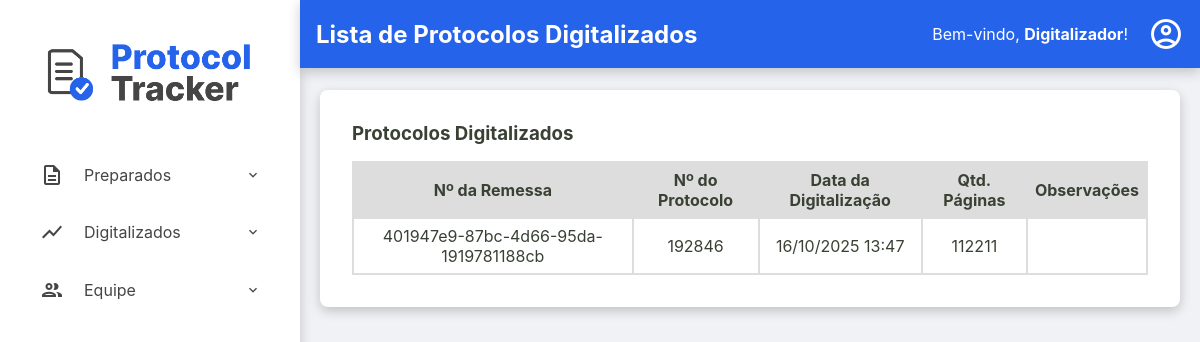
The page /digitalizadores/digitalizados (signed in) on the database its author committed.
### tables this page shows
CREATE TABLE usuarios (
    id INTEGER PRIMARY KEY AUTOINCREMENT,
    nome TEXT NOT NULL,
    email TEXT NOT NULL UNIQUE,
    cpf TEXT NOT NULL UNIQUE,
    hash_senha TEXT NOT NULL,
    permissao TEXT NOT NULL,
    data_criacao TEXT NOT NULL DEFAULT CURRENT_TIMESTAMP,
    status INTEGER NOT NULL DEFAULT 1
  );

CREATE TABLE protocolos (
    id TEXT PRIMARY KEY,
    id_remessa TEXT NOT NULL,
    numero_protocolo TEXT NOT NULL UNIQUE,
    data_preparacao TEXT NULL,
    id_preparador INTEGER NULL,
    data_digitalizacao TEXT NULL,
    id_digitalizador INTEGER NULL,
    status TEXT NOT NULL DEFAULT 'RECEBIDO',
    quantidade_paginas INTEGER NULL CHECK (quantidade_paginas >= 0),
    observacoes TEXT NULL,
    FOREIGN KEY (id_remessa) REFERENCES remessas (id),
    FOREIGN KEY (id_preparador) REFERENCES usuarios (id),
    FOREIGN KEY (id_digitalizador) REFERENCES usuarios (id)
  );

### src/Controller/ProtocoloController.php (called while the page is built, shortened)
<?php
class ProtocoloController
{
    private ?Usuario $usuario_logado = null;
    public function __construct(
        private ProtocoloRepository $protocoloRepository,
        private ProtocoloService $protocoloService,
        private UsuarioRepository $usuarioRepository,
        private RemessaRepository $remessaRepository,
        private DashboardService $dashboardService
    ) {
        $id_usuario = $_SESSION['usuario_logado_id'] ?? null;
        if ($id_usuario) {
            $this->usuario_logado = $this->usuarioRepository->findById($id_usuario);
        }
    }
    public function digitalizadores_listaDigitalizados()
    {
        try {
            $listaProtocolosDigitalizados = $this->protocoloRepository->findByStatus('DIGITALIZADO');
            $titulo_da_pagina = "Lista de Protocolos Digitalizados";
            $usuario_logado = $this->usuario_logado;
            require __DIR__ . '/../../templates/digitalizadores/digitalizados.php';
        } catch (Exception $e) {
            $this->home($e->getMessage());
        }
    }
}

### src/Repository/UsuarioRepository.php (called while the page is built, shortened)
<?php
class UsuarioRepository implements UsuarioRepositoryInterface
{
    private PDO $connection;
    public function __construct(PDO $connection)
    {
        $this->connection = $connection;
    }
    public function findById(int $id): ?Usuario
    {
        $sqlQuery = "SELECT * FROM usuarios WHERE id = :id;";
        $stmt = $this->connection->prepare($sqlQuery);
        $stmt->bindValue(':id', $id);
        $stmt->execute();
        $dadosUsuario = $stmt->fetch();
        return Usuario::fromArray($dadosUsuario);
    }
}

### src/Model/Usuario.php (called while the page is built, shortened)
<?php
class Usuario {
    public function getNome(): string { return $this->nome; }
    public static function fromArray(array $array): self
    {
        try {
            $data_criacao = isset($array['data_criacao']) ? new DateTimeImmutable($array['data_criacao']) : null;
        } catch (Exception $e) {
            throw new Exception("Falha ao criar data");
        }
        return new self(
            (int) $array['id'],
            $array['nome'],
            $array['email'],
            $array['cpf'],
            $array['hash_senha'],
            $array['permissao'],
            $data_criacao,
            (bool) $array['status']
        );
    }
}

### src/Controller/Admin/RemessaController.php (called while the page is built, shortened)
<?php
class RemessaController
{
    public function __construct(
        private RemessaRepository $remessaRepository,
        private RemessaService $remessaService,
        private ProtocoloRepository $protocoloRepository,
        private ProtocoloService $protocoloService,
        private UsuarioRepository $usuarioRepository,
        private DashboardService $dashboardService,
        private UsuarioService $usuarioService
    ) {
        $id_usuario = $_SESSION['usuario_logado_id'] ?? null;
        if ($id_usuario) {
            $this->usuario_logado = $this->usuarioRepository->findById($id_usuario);
        }
    }
}

### src/Repository/ProtocoloRepository.php (called while the page is built, shortened)
<?php
class ProtocoloRepository implements ProtocoloRepositoryInterface
{
    private PDO $connection;
    public function __construct(PDO $connection)
    {
        $this->connection = $connection;
    }
    public function findByStatus(string $status): array
    {
        $sqlQuery = "SELECT * FROM protocolos WHERE status = :status;";
        $stmt = $this->connection->prepare($sqlQuery);
        $stmt->bindValue(':status', $status);
        $stmt->execute();
        return $this->hidrataLista($stmt);
    }
    private function hidrataLista(PDOStatement $stmt): array
    {
        $listaDeProtocolos = [];
        while($dadosProtocolo = $stmt->fetch()){
            $listaDeProtocolos[] = Protocolo::fromArray($dadosProtocolo);
        }
        return $listaDeProtocolos;
    }
}

### src/Model/Protocolo.php (called while the page is built, shortened)
<?php
class Protocolo {
    public function getIdRemessa(): string { return $this->id_remessa; }
    public function getNumeroProtocolo(): string { return $this->numero_protocolo; }
    public function getDataDigitalizacao(): ?DateTimeImmutable { return $this->data_digitalizacao; }
    public function getQuantidadePaginas(): ?int { return $this->quantidade_paginas; }
    public function getObservacoes(): ?string { return $this->observacoes; }
    public static function fromArray(array $array): self
    {
        try {
            $data_preparacao = isset($array['data_preparacao']) ? new DateTimeImmutable($array['data_preparacao']) :  null;
            $data_digitalizacao = isset($array['data_digitalizacao']) ? new DateTimeImmutable($array['data_digitalizacao']) :  null;
        } catch (Exception $e) {
            throw new Exception("Falha ao criar data");
        }
        return new self(
            $array['id'],
            $array['id_remessa'],
            $array['numero_protocolo'],
            $data_preparacao,
            isset($array['id_preparador']) ? (int) $array['id_preparador'] : null,
            $data_digitalizacao,
            isset($array['id_digitalizador']) ? (int) $array['id_digitalizador'] : null,
            $array['status'],
            isset($array['quantidade_paginas']) ? (int) $array['quantidade_paginas'] : null,
            $array['observacoes'] ?? null,
        );
    }
}

### templates/digitalizadores/digitalizados.php (the view, shortened to what this page needs)
<?php require __DIR__ . '/../components/_header.php'; ?>
<div class="listagem-container">
    <h3>Protocolos Digitalizados</h3>
    <table id="tabela-digitalizados" class="protocolos-table datatable-js">
        <thead>
            <tr>
                <th>Nº da Remessa</th>
                <th>Nº do Protocolo</th>
                <th>Data da Digitalização</th>
                <th>Qtd. Páginas</th>
                <th>Observações</th>
            </tr>
        </thead>
        <tbody>
            <?php foreach ($listaProtocolosDigitalizados as $protocolo): ?>
                <tr>
                    <td>
                        <?php
                            echo htmlspecialchars($protocolo->getIdRemessa());
                        ?>
                    </td>
                    <td><?= htmlspecialchars($protocolo->getNumeroProtocolo()) ?></td>
                    <td><?= $protocolo->getDataDigitalizacao() ? $protocolo->getDataDigitalizacao()->format('d/m/Y H:i') : 'N/A' ?></td>
                    <td><?= htmlspecialchars($protocolo->getQuantidadePaginas() ?? 'N/A') ?></td>
                    <td class="coluna-observacoes" title="<?= htmlspecialchars($protocolo->getObservacoes() ?? '') ?>">
                    </td>
                </tr>
            <?php endforeach; ?>
        </tbody>
    </table>
</div>
<?php require __DIR__ . '/../components/_footer.php'; ?>

### templates/components/_content-header.php (shortened to what this page needs)
<div class="content-header">
    <div class="header-title">
        <h2><?= isset($titulo_da_pagina) ? htmlspecialchars($titulo_da_pagina) : 'Página sem Título' ?></h2>
    </div>
    <div class="logout">
        <?php if (isset($usuario_logado) && $usuario_logado): ?>
            <div class="welcome-message">
                <span>Bem-vindo, <strong><?= htmlspecialchars($usuario_logado->getNome()) ?></strong>!</span>
            </div>
            <div class="dropdown">
                <a href="#" id="user-menu-toggle" class="action-icon" title="Opções do Usuário">
                    <span class="material-icons-outlined">account_circle</span>
                </a>
            </div>
        <?php endif; ?>
    </div>
</div>

### public/assets/css/style.css (style rules this page uses)
:root { --cor-fundo-sidebar: #ffffff; --cor-fundo-sidebar-hover: #f2f6ff; --cor-fontes-sidebar: #454545; --cor-fundo-header: #2563eb; --cor-fontes-header: #ffffff; --cor-bordas: #ddd; --cor-fundo-body: #f0f2f5; --cor-fontes-body: #394034; --cor-fundo-sidebar-active: #dbe6ff; --cor-fontes-sidebar-active: #2563eb; --cor-bordas-focus: #80bdff; --cor-fontes-main-button: #ffffff; --cor-main-button: #2563eb; --cor-fontes-cards: #696969; --cor-icones-header: #969696; --cor-icones-header-hover: #007bff; --cor-primaria-erro: #ff2c2c; }
* { margin: 0; padding: 0; box-sizing: border-box; }
body { font-family: -apple-system, BlinkMacSystemFont, 'Segoe UI', Roboto, 'Helvetica Neue', Arial, sans-serif; background-color: var(--cor-fundo-body); color: var(--cor-fontes-body); display: flex; flex-direction: column; min-height: 100vh; }
a { text-decoration: none; }
.content-header { width: 100%; margin: 0 auto 1.4rem auto; display: flex; justify-content: space-between; align-items: center; background-color: var(--cor-fundo-header); color: var(--cor-fontes-header); box-shadow: 0 4px 12px rgba(0,0,0,0.2); padding: 1rem; }
.content-header span { color: var(--cor-fontes-header); }
.action-icon { color: var(--cor-icones-header); transition: color 0.2s; display: flex; align-items: center; }
.action-icon .material-icons-outlined { font-size: 36px; }
.busca-form-container, .listagem-container { width: 100%; max-width: 1400px; box-shadow: 0 4px 12px rgba(0,0,0,0.2); margin: 0 auto; background-color: var(--cor-fundo-sidebar); padding: 2rem; border-radius: 8px; }
.listagem-container h3 { margin-bottom: 1rem; }
.protocolos-table { width: 100%; border-collapse: collapse; border-spacing: 0; }
.protocolos-table .coluna-observacoes { max-width: 200px; width: 10%; white-space: nowrap; overflow: hidden; text-overflow: ellipsis; }
.protocolos-table th, .protocolos-table td { padding: 7px; border: 2px solid var(--cor-bordas); text-align: center; vertical-align: middle; }
.protocolos-table thead { background-color: var(--cor-bordas); }
.material-icons-outlined { vertical-align: middle; }
.dropdown { position: relative; display: inline-block; }
.logout { display: flex; align-items: center; justify-content: center; gap: 20px; }

### rows shown on the page
usuarios: nome "Digitalizador"
protocolos: id_remessa "401947e9-87bc-4d66-95da-1919781188cb", numero_protocolo "192846", format "16/10/2025 13:47", quantidade_paginas "112211"

### other values the page prints
$titulo_da_pagina "Lista de Protocolos Digitalizados"
